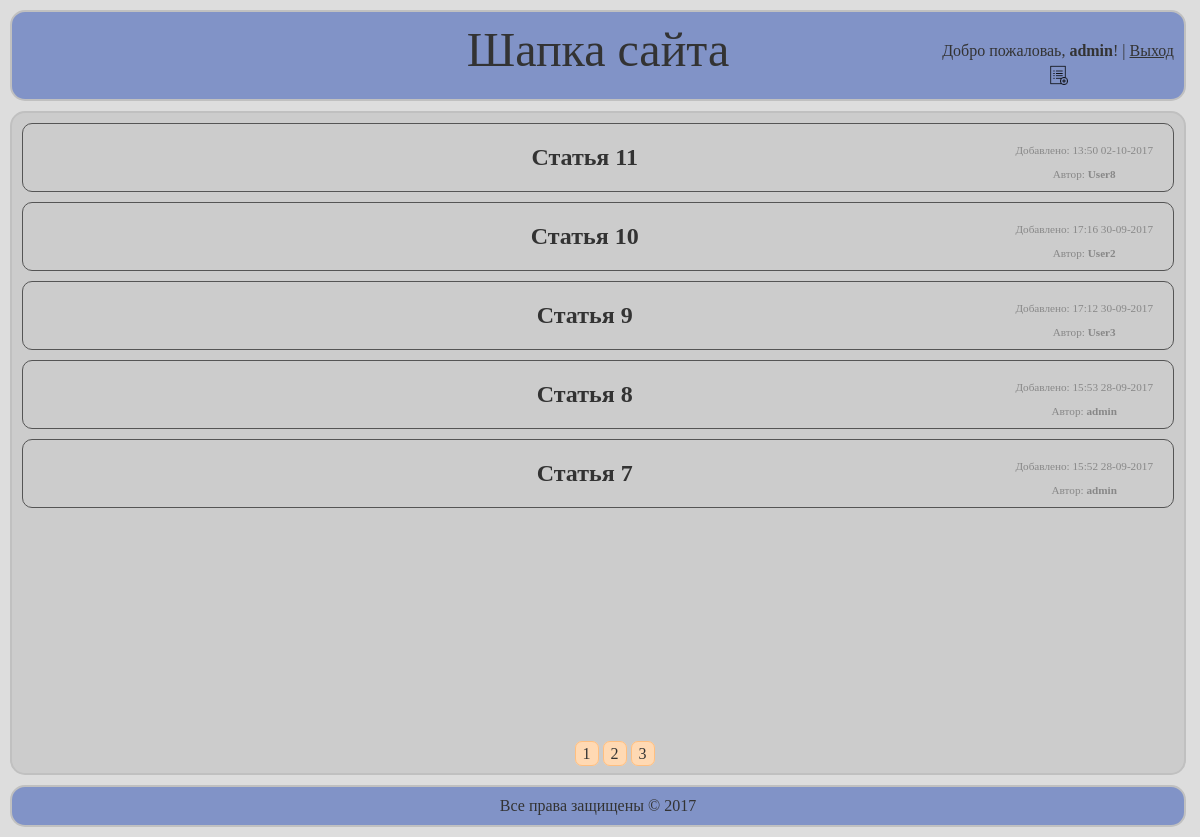
Page / (signed in) on the earlier database version.
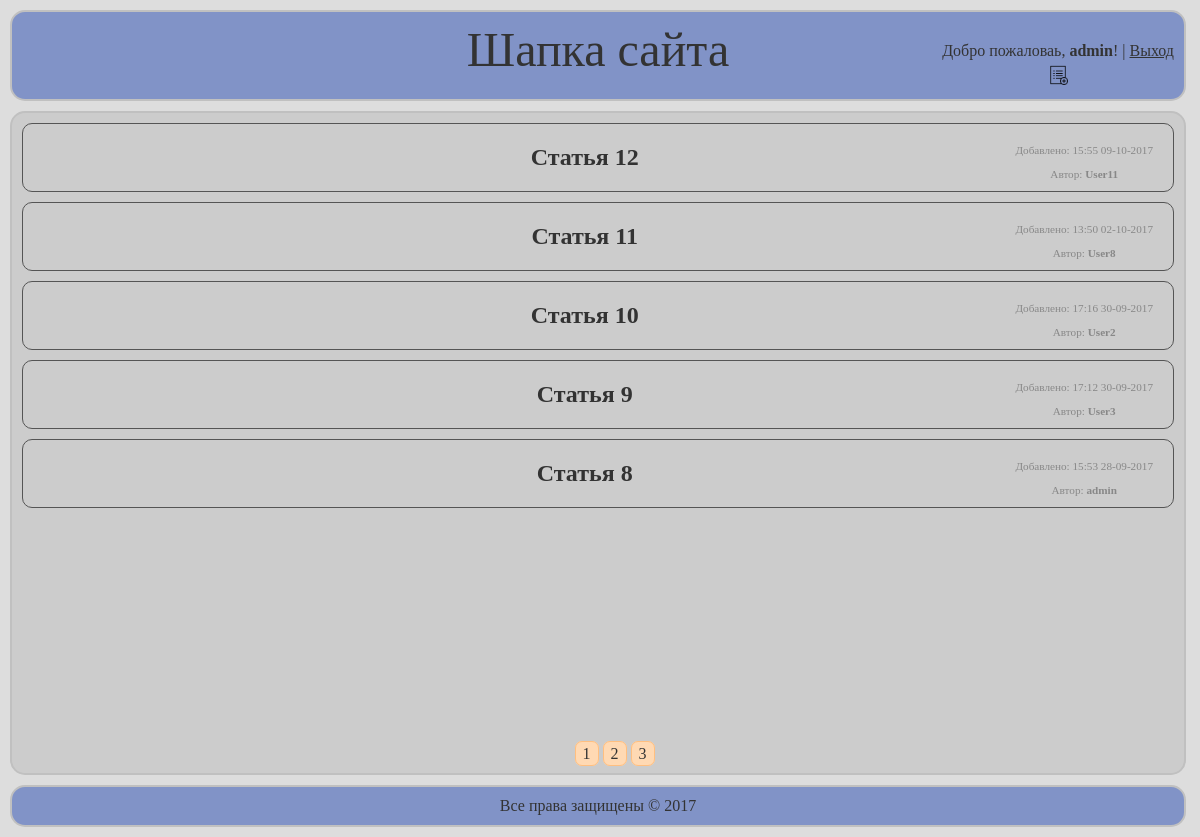
Same page on the later database version.
### tables this page shows
CREATE TABLE IF NOT EXISTS `articles` (
  `id` int(11) unsigned NOT NULL AUTO_INCREMENT,
  `title` varchar(255) NOT NULL,
  `text` text NOT NULL,
  `date` timestamp NOT NULL DEFAULT CURRENT_TIMESTAMP,
  `user_id` int(11) NOT NULL,
  PRIMARY KEY (`id`),
  FULLTEXT KEY `text` (`text`)
);

CREATE TABLE IF NOT EXISTS `users` (
  `id` int(11) NOT NULL AUTO_INCREMENT,
  `login` varchar(50) NOT NULL,
  `password` char(32) NOT NULL,
  PRIMARY KEY (`id`),
  UNIQUE KEY `login` (`login`)
);

### www/index.php (called while the page is built, shortened)
<?php
require_once "includes/header.php";
$page = (int)$_GET["page"];
if (!$page || $page <= 0)
    $page = 1;
$start = getStart($page, $articlesPerPage);
$articles = getArticleList($db, $start, $articlesPerPage);
require_once "templates/header.tpl.php";
include "templates/articleList.tpl.php";
$numPages = pagination($db, $articlesPerPage);
include "templates/pagination.tpl.php";
require_once "templates/footer.tpl.php";
?>

### www/includes/config.php (called while the page is built, shortened)
<?php
$articlesPerPage = 5;
?>

### www/includes/functions.php (called while the page is built, shortened)
<?php
require_once "config.php";
function toArray($res)
{
    $arr = array();
    while ($row = $res->fetch_assoc())
        $arr[] = $row;
    return $arr;
}
function getArticleList($db, $start, $limit)
{
    $res = $db->query("SELECT articles.id AS id, title, date, login
							FROM articles LEFT JOIN users ON articles.user_id = users.id
							ORDER BY id DESC LIMIT $start, $limit");
    return toArray($res);
}
function countArticles($db)
{
    $res = $db->query("SELECT COUNT(id) FROM articles");
    $result = $res->fetch_row();
    return $result[0];
}
function getStart($page, $limit)
{
    return ($page - 1) * $limit;
}
function pagination($db, $limit)
{
    return ceil(countArticles($db) / $limit);
}
?>

### www/templates/articleList.tpl.php (the view)
<div id="articleList">
<?php
foreach ($articles as $article) {
    echo '<div class="articleReview">
				<a href="article.php?article=' . $article["id"] . '">
					<h2>' . $article["title"] . '</h2>
			    </a>
				<div class="addTime">
					Добавлено: ' . date_format(date_create($article["date"]), "H:i d-m-Y") . '<br/><br/>
					Автор: <strong>' . $article["login"] . '</strong>
				</div>
		   </div>';
}
?>

### www/templates/header.tpl.php (shortened to what this page needs)
<!DOCTYPE html>
<html>
<head>
    <link href="/css/style.css" rel="stylesheet" type="text/css">
</head>
<body>
<header>
    <div id="logo"><a href="/" title="На главную">Шапка сайта</a></div>
    <div id="auth">
        <?php
        if (!isset($_SESSION['login'])) {
            ?>
            <a href="login.php">Вход</a> | <a href="registration.php">Регистрация</a>
            <?php
        } else {
            ?>
            Добро пожаловаь, <strong><?= $_SESSION['login']; ?></strong>! | <a href="logout.php">Выход</a><br/>
            <a href="addArticle.php"><img src="/icon/addArticle.png" alt="Добавить статью" title="Добавить статью"/></a>
            <?php
        }
        ?>
    </div>
</header>

### www/templates/pagination.tpl.php
<div id="pagination">
    <?php
    for ($i = 1; $i <= $numPages; $i++) {
        echo "<a href=\"index.php?page=" . $i . "\">" . $i . "</a>";
    }
    ?>
</div>

### www/templates/footer.tpl.php
</div>
<footer>
    <div id="copyright">
        Все права защищены &copy; <?php echo date("Y"); ?>
    </div>
</footer>
</body>
</html>

### www/css/style.css (style rules this page uses)
* { margin: 0; padding: 0; outline: none; }
html { color: #333333; background-color: #dddddd; font-family: Times New Roman, sans-serif; }
a { color: #333333; }
header { width: 96%; float: left; padding: 10px; margin: 10px; border: 2px solid silver; background-color: #8193C7; border-radius: 15px; }
header #logo { font-size: 3em; text-align: center; }
header #logo a { text-decoration: none; color: #333333; }
header #auth { float: right; margin-top: -35px; text-align: center; }
header #auth img { width: 20px; cursor: pointer; margin-top: 5px; }
#articleList { float: left; width: 96%; background-color: #cccccc; margin-right: 10px; margin-left: 10px; padding: 10px; border: 2px solid silver; border-radius: 15px; min-height: 80vh; position: relative; }
#articleList #pagination { position: absolute; bottom: 10px; right: 45%; }
#articleList #pagination * { padding: 3px 7px 3px 7px; margin: 2px; border-radius: 7px; }
#articleList #pagination a { background-color: #ffd9b3; border: 1px solid #ffbf80; text-decoration: none; color: #333333; }
#articleList .articleReview { border: 1px solid #555555; border-radius: 10px; margin-bottom: 10px; padding: 20px; text-align: center; }
#articleList .articleReview a { text-decoration: none; margin-left: 10%; }
#articleList .articleReview h2 { display: inline-block; }
#articleList .articleReview .addTime { float: right; color: #888888; font-size: 0.7em; }
footer { width: 96%; float: left; padding: 10px; margin: 10px; border: 2px solid silver; background-color: #8193C7; border-radius: 15px; }
footer div { font-family: Times New Roman, sans-serif; font-size: 1em; text-align: center; }

Differences in the rows shown:
no longer on this page (row unchanged): articles: title "Статья 7", date "15:52 28-09-2017", user.login "admin"
added articles: title "Статья 12", date "15:55 09-10-2017", user.login "User11"
